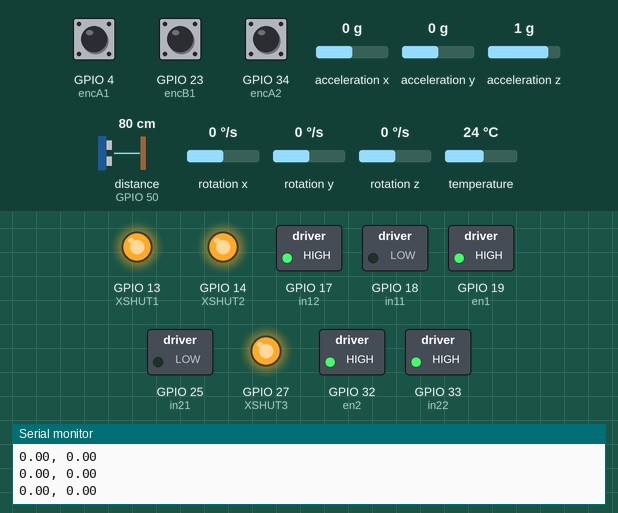
This sketch was run on a simulated ESP32. Shown: switched loads named in the sketch (green lamp = pin HIGH), output pins drawn as LEDs (lit = HIGH), the last lines printed to the serial monitor. The test bench sets the inputs (shaded band); at power-on: distance to the obstacle (sensor on GPIO 50) 80 cm, rotation z 0 °/s, GPIO 4 (encA1) HIGH, GPIO 23 (encB1) HIGH, GPIO 34 (encA2) HIGH, acceleration x 0 g, acceleration y 0 g, acceleration z 1 g, rotation x 0 °/s, rotation y 0 °/s, temperature 24 °C.

Above: at 8.8 s.
8.9 s: distance to the obstacle (sensor on GPIO 50) set to 15 cm
10.4 s: distance to the obstacle (sensor on GPIO 50) set to 11 cm
At 11.0 s:
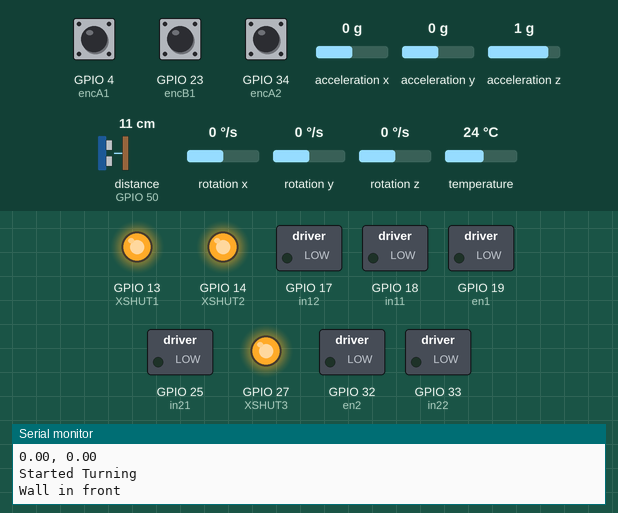
At 13.0 s:
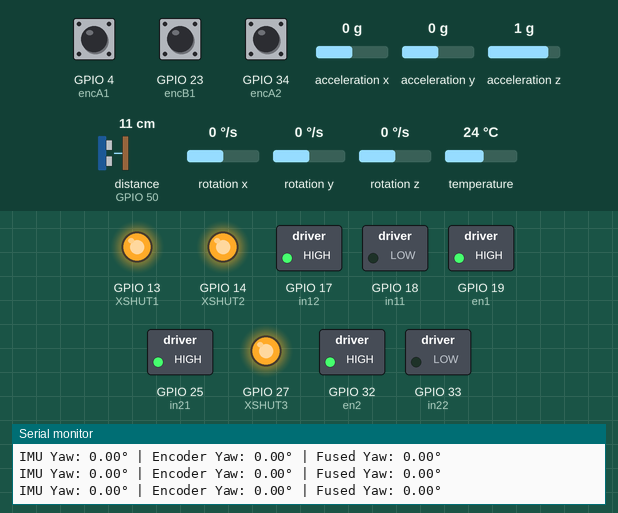
17.4 s: rotation z set to 29 °/s
20.4 s: rotation z set to 36 °/s
23.4 s: GPIO 4 (encA1) pulled LOW for 0.15 s
Timing chart, 0 to 27.5 s (numbered marks = the images above; inputs shaded):
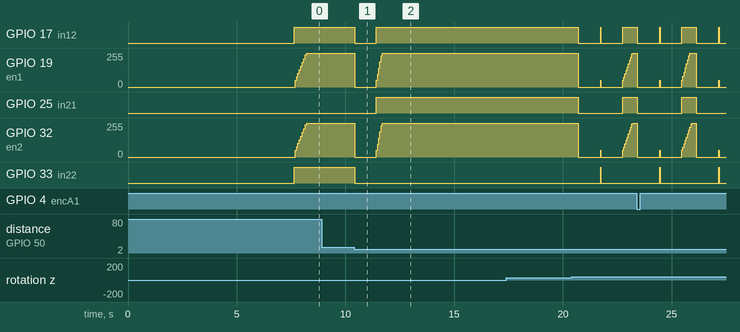

Measured:
- the behaviour switches between 13 and 12 cm on distance to the obstacle (sensor on GPIO 50) (found by bisection; images 0 and 1)
- after the input at 10.4 s, GPIO 17 (in12): HIGH → LOW at once, → HIGH 1.0 s later; GPIO 19 (en1), GPIO 32 (en2): 255/255 → 0/255 at once, → 255/255 1.0 s later; GPIO 25 (in21): LOW → HIGH after 1.0 s; GPIO 33 (in22): HIGH → LOW at once

The sketch:

Turn90.ino
```cpp
#include <Wire.h>
#include <Adafruit_VL53L0X.h>
#include <Adafruit_MPU6050.h>

// Create sensor objects
Adafruit_VL53L0X sensor1 = Adafruit_VL53L0X();  //right
Adafruit_VL53L0X sensor2 = Adafruit_VL53L0X();  //left
Adafruit_VL53L0X sensor3 = Adafruit_VL53L0X();  //front
Adafruit_MPU6050 mpu;
int rightReading, leftReading, frontReading;
// Define XSHUT pins
#define XSHUT1 13
#define XSHUT2 14
#define XSHUT3 27

// Robot parameters
const float WHEEL_CIRCUMFERENCE = PI * 0.045;  // Diameter = 0.045m
const float WHEEL_BASE = 0.092;                // Distance between wheels in meters
// PID constants
float Kp2 = 0.5;   // Proportional gain
float Ki2 = 0.2;   // Integral gain
float Kd2 = 0.05;  // Derivative gain

float Kp1 = 0.5;   // Proportional gain
float Ki1 = 0.2;   // Integral gain
float Kd1 = 0.05;  // Derivative gain
// PID variables for Motor 1
float previousError1 = 0;
float integral1 = 0;
float previousError1Rotate = 0;
float integral1Rotate = 0;

// PID variables for Motor 2
float previousError2 = 0;
float integral2 = 0;
float previousError2Rotate = 0;
float integral2Rotate = 0;

long previousTimeForward = 0;
long previousTimeRotate = 0;

const int motorRPMCalculationInterval = 50;  // Reduced interval for better responsiveness (ms)

int speed1 = 0;        // Initialize speed1
int speed2 = 0;        // Initialize speed2
int speed1Rotate = 0;  // Initialize speed1
int speed2Rotate = 0;  // Initialize speed2
// Yaw variables
float yawImu = 0.0;  // IMU-based yaw
float lastYawImu = 0;
float yawEncoder = 0.0;  // Encoder-based yaw
float yawEncoderBias = 0;
float yawOffset = 0;
float fusedYaw = 0.0;  // Fused yaw estimate
unsigned long lastTime = 0;
float gyroZOffset = 0.0;  // Calibration offset

// Complementary filter weight
const float ALPHA = 0.92;  // Weight for IMU (adjust based on testing)

// Motor 1
const byte encA1 = 4;
const byte encB1 = 23;
const byte en1 = 19;
volatile int pos1 = 0;  // Position in encoder ticks
int lastPos1 = 0;       // Last Position in encoder ticks
const byte in11 = 18;
const byte in12 = 17;
float angle1 = 0;
float rpm1 = 0;
const int ticksPerRevolution1 = 210;  // Adjust based on encoder specs

// Motor 2
const byte encA2 = 34;
const byte encB2 = 35;
const byte en2 = 32;
volatile int pos2 = 0;  // Position in encoder ticks
int lastPos2 = 0;       // Last Position in encoder ticks
const byte in21 = 25;
const byte in22 = 33;
float angle2 = 0;
float rpm2 = 0;
const int ticksPerRevolution2 = 210;  // Adjust based on encoder specs

float turningRPM = 30;

// Function declarations
void calculateRPM();
void controlMotor(int, int, int);
void updatePID(int, int, int, int);
void readEncoderChannelA1();
void readEncoderChannelA2();
void resetMPU6050();
void brake();
void setup() {
  Serial.begin(115200);

  // Initialize pins
  pinMode(encA1, INPUT_PULLUP);
  pinMode(encB1, INPUT_PULLUP);
  pinMode(encA2, INPUT_PULLUP);
  pinMode(encB2, INPUT_PULLUP);
  pinMode(in11, OUTPUT);
  pinMode(in12, OUTPUT);
  pinMode(in21, OUTPUT);
  pinMode(in22, OUTPUT);
  pinMode(en1, OUTPUT);
  pinMode(en2, OUTPUT);


  // Attach encoder interrupts
  attachInterrupt(encA1, readEncoderChannelA1, RISING);
  attachInterrupt(encA2, readEncoderChannelA2, RISING);


  Serial.println("Motors initialized.");

  Wire.begin();

  // Set XSHUT pins as outputs
  pinMode(XSHUT1, OUTPUT);
  pinMode(XSHUT2, OUTPUT);
  pinMode(XSHUT3, OUTPUT);

  digitalWrite(XSHUT1, LOW);
  digitalWrite(XSHUT2, LOW);
  digitalWrite(XSHUT3, LOW);

  delay(100);


  // Initialize the sensors one by one

  // Sensor 1
  digitalWrite(XSHUT1, HIGH);  // Power on sensor 1
  delay(150);                  // Increased delay
  if (!sensor1.begin(0x30)) {  // Change to unique address
    Serial.println("Failed to initialize sensor 1");
    while (1)
      ;
  }


  // Sensor 2
  digitalWrite(XSHUT2, HIGH);  // Power on sensor 2
  delay(150);                  // Wait for sensor to initialize
  if (!sensor2.begin(0x31)) {  // Change to unique address
    Serial.println("Failed to initialize sensor 2");
    while (1)
      ;
  }


  // Sensor 3
  digitalWrite(XSHUT3, HIGH);  // Power on sensor 3
  delay(150);                  // Wait for sensor to initialize
  if (!sensor3.begin(0x32)) {  // Change to unique address
    Serial.println("Failed to initialize sensor 3");
    while (1)
      ;
  }


  // Initialize MPU6050
  if (!mpu.begin()) {
    Serial.println("Failed to find MPU6050 chip");
    while (1) delay(10);
  }
  mpu.setGyroRange(MPU6050_RANGE_250_DEG);
  mpu.setFilterBandwidth(MPU6050_BAND_21_HZ);

  // Calibrate gyro (robot MUST be stationary here!)
  calibrateGyro();
  lastTime = millis();

  // Set initial motor directions
  digitalWrite(in11, LOW);
  digitalWrite(in12, HIGH);

  digitalWrite(in21, LOW);
  digitalWrite(in22, HIGH);
sensor3.startRangeContinuous();
  // Set initial motor speeds
  // analogWrite(en1, motorSpeed);
  // analogWrite(en2, motorSpeed);

}

void loop() {
  while(!sensor3.isRangeComplete()){Serial.println("Stuck");}
  //if (sensor3.isRangeComplete()) {
    //Serial.print("Sensor3: ");
    frontReading = sensor3.readRangeResult();

    //Serial.println(frontReading);

    sensor3.startRangeContinuous();
  //}
  // VL53L0X_RangingMeasurementData_t measure;

  // // Take a single measurement
  // sensor3.rangingTest(&measure, true);  // `false` = non-blocking
  // if (measure.RangeStatus != 4) {  // Check if measurement is valid
  //   frontReading = measure.RangeMilliMeter;
  // } else {
  //   Serial.println("Out of range");
  // }
  unsigned long currentTime = millis();
  float timeDifference = currentTime - previousTimeForward;

  if (timeDifference >= motorRPMCalculationInterval) {
    previousTimeForward = currentTime;

    calculateRPM();


    Serial.print(rpm1);
    Serial.print(", ");
    Serial.println(rpm2);

    // Update PID controllers for both motors
    updatePID(50, 1, 1, 0);
  }
  // // Update IMU yaw
  // updateImuYaw();

  // // Update encoder yaw
  // float deltaYaw = getEncoderYawAngle();
  // yawEncoder += deltaYaw;

  // // Fuse yaw estimates
  // fusedYaw = ALPHA * yawImu + (1 - ALPHA) * yawEncoder;


  if (frontReading <= 120) {
    resetMPU6050();
    Serial.println("Started Turning");
    // Calculate and display RPM
    Serial.println("Wall in front");
    brake();
    delay(1000);


    while (fusedYaw < 90) {
      currentTime = millis();
      timeDifference = currentTime - previousTimeRotate;
      // Calculate and display RPM
      if (timeDifference >= motorRPMCalculationInterval) {
        previousTimeRotate = currentTime;

        calculateRPM();

        // Print to Serial Monitor

        Serial.print(rpm1);
        Serial.print(", ");
        Serial.println(rpm2);

        // Update PID controllers for both motors
        updatePID(50, 0, 0, 0);
      }
      Serial.print("IMU Yaw: ");
      Serial.print(yawImu);
      Serial.print("° | Encoder Yaw: ");
      Serial.print(yawEncoder - yawEncoderBias);
      Serial.print("° | Fused Yaw: ");
      Serial.print(fusedYaw);
      Serial.println("°");
      // Update IMU yaw
      updateImuYaw();

      // Update encoder yaw
      float deltaYaw = getEncoderYawAngle();
      yawEncoder += deltaYaw;

      // Fuse yaw estimates
      fusedYaw = ALPHA * yawImu + (1 - ALPHA) * (yawEncoder - yawEncoderBias);
    }
    Serial.println("Finished Turning");
    yawImu = 0;
    yawEncoderBias = yawEncoder;
    fusedYaw = 0;
    speed1 = 0;
    speed1Rotate = 0;
    speed2 = 0;
    speed2Rotate = 0;
    integral1 = 0;
    integral1Rotate = 0;
    integral2 = 0;
    integral2Rotate = 0;
    previousError1 = 0;
    previousError1Rotate = 0;
    previousError2 = 0;
    previousError2Rotate = 0;
    brake();
    delay(1000);
    // digitalWrite(in11, LOW);
    // digitalWrite(in12, HIGH);
    // digitalWrite(in21, LOW);
    // digitalWrite(in22, HIGH);
    // analogWrite(en1, speed1);
    // analogWrite(en2, speed2);
  }
}


void calculateRPM() {
  int currentPosition1 = pos1;
  int currentPosition2 = pos2;

  int deltaPos1 = currentPosition1 - lastPos1;  // Calculate ticks since last check
  int deltaPos2 = currentPosition2 - lastPos2;  // Calculate ticks since last check
  lastPos1 = pos1;                              // Update last position
  lastPos2 = pos2;                              // Update last position

  // Calculate RPM
  float timeInterval = motorRPMCalculationInterval / 1000.0;  // Time interval in seconds

  rpm1 = (deltaPos1 / (float)ticksPerRevolution1) / timeInterval * 60.0;
  rpm2 = (deltaPos2 / (float)ticksPerRevolution2) / timeInterval * 60.0;
}

void controlMotor(int motorIndex, int speed, int dir) {
  if (motorIndex == 0) {
    if (dir == 0) {
      digitalWrite(in11, HIGH);
      digitalWrite(in12, LOW);
    } else {
      digitalWrite(in11, LOW);
      digitalWrite(in12, HIGH);
    }
    analogWrite(en1, speed);
  } else {
    if (dir == 0) {
      digitalWrite(in21, HIGH);
      digitalWrite(in22, LOW);
    } else {
      digitalWrite(in21, LOW);
      digitalWrite(in22, HIGH);
    }
    analogWrite(en2, speed);
  }
}

void updatePID(int desiredRPM, int sameDirection, int forward, int right) {
  // PID for Motor 1
  float error1 = (desiredRPM - abs(rpm1));  // Error for Motor 1
  if (sameDirection) {
    integral1 += error1 * (motorRPMCalculationInterval / 1000.0);  // Integral term
    integral1 = constrain(integral1, -1000, 1000);                 // Integral windup protection
    // Reset integral for small errors
    if (abs(error1) < 5) integral1 = 0;

  } else {
    integral1Rotate += error1 * (motorRPMCalculationInterval / 1000.0);  // Integral term
    integral1Rotate = constrain(integral1Rotate, -1000, 1000);           // Integral windup protection
    // Reset integral for small errors
    if (abs(error1) < 5) integral1Rotate = 0;
  }

  float derivative1 = (error1 - previousError1) / (motorRPMCalculationInterval / 1000.0);  // Derivative term
  float output1 = Kp1 * error1 + Ki1 * integral1 + Kd1 * derivative1;                      // PID output
  output1 = constrain(output1, -50, 50);                                                   // Limit PID output

  //speed1 = constrain(speed1 + output1, 50, 255);  // Adjust speed within bounds

  // PID for Motor 2
  float error2 = desiredRPM - abs(rpm2);  // Error for Motor 2
  if (sameDirection) {
    integral2 += error2 * (motorRPMCalculationInterval / 1000.0);  // Integral term
    integral2 = constrain(integral2, -1000, 1000);                 // Integral windup protection

    // Reset integral for small errors
    if (abs(error2) < 5) integral2 = 0;
  } else {
    integral2Rotate += error2 * (motorRPMCalculationInterval / 1000.0);  // Integral term
    integral2Rotate = constrain(integral2Rotate, -1000, 1000);           // Integral windup protection

    // Reset integral for small errors
    if (abs(error2) < 5) integral2Rotate = 0;
  }
  float derivative2 = (error2 - previousError2) / (motorRPMCalculationInterval / 1000.0);  // Derivative term
  float output2 = Kp2 * error2 + Ki2 * integral2 + Kd2 * derivative2;                      // PID output
  output2 = constrain(output2, -50, 50);                                                   // Limit PID output

  //speed2 = constrain(speed2 + output2, 50, 255);  // Adjust speed within bounds

  if (sameDirection) {
    speed1 = constrain(speed1 + output1, 50, 255);  // Adjust speed within bounds
    speed2 = constrain(speed2 + output2, 50, 255);  // Adjust speed within bounds
    if (forward) {
      controlMotor(0, speed1, 1);  // Control Motor 1
      controlMotor(1, speed2, 1);  // Control Motor 2
    } else {
      controlMotor(0, speed1, 0);  // Control Motor 1
      controlMotor(1, speed2, 0);  // Control Motor 2
    }
    previousError1 = error1;  // Update previous error
    previousError2 = error2;  // Update previous error
  } else {
    speed1Rotate = constrain(speed1Rotate + output1, 50, 255);  // Adjust speed within bounds
    speed2Rotate = constrain(speed2Rotate + output2, 50, 255);  // Adjust speed within bounds
    if (right) {
      controlMotor(0, speed1Rotate, 0);  // Control Motor 1
      controlMotor(1, speed2Rotate, 1);  // Control Motor 2
    } else {
      controlMotor(0, speed1Rotate, 1);  // Control Motor 1
      controlMotor(1, speed2Rotate, 0);  // Control Motor 2
    }
    previousError1Rotate = error1;  // Update previous error
    previousError2Rotate = error2;  // Update previous error
  }
}

void readEncoderChannelA1() {
  int b = digitalRead(encB1);
  if (b == 0) {
    pos1 += 1;
  } else {
    pos1 -= 1;
  }
}

void readEncoderChannelA2() {
  int b = digitalRead(encB2);
  if (b == 0) {
    pos2 += 1;
  } else {
    pos2 -= 1;
  }
}

void calibrateGyro() {
  Serial.println("Calibrating gyro...");
  delay(1000);  // Ensure robot is stationary

  const int samples = 500;
  for (int i = 0; i < samples; i++) {
    sensors_event_t a, g, temp;
    mpu.getEvent(&a, &g, &temp);
    gyroZOffset += g.gyro.z;
    delay(10);
  }
  gyroZOffset /= samples;  // Average bias
  Serial.print("Calibrated gyro bias: ");
  Serial.println(gyroZOffset);
}
float getEncoderYawAngle() {
  // Calculate wheel displacements
  float delta_s1 = (pos1 - lastPos1) * WHEEL_CIRCUMFERENCE / ticksPerRevolution1;
  float delta_s2 = (pos2 - lastPos2) * WHEEL_CIRCUMFERENCE / ticksPerRevolution2;

  // Update last positions
  lastPos1 = pos1;
  lastPos2 = pos2;

  // Return delta yaw (degrees)
  return (delta_s2 - delta_s1) / WHEEL_BASE * (180.0 / PI);
}
void updateImuYaw() {
  sensors_event_t a, g, temp;
  mpu.getEvent(&a, &g, &temp);

  // Calculate time difference
  unsigned long currentTime = millis();
  float dt = (currentTime - lastTime) / 1000.0;  // Seconds
  lastTime = currentTime;

  // Integrate gyro (subtract bias first)
  float deltaYaw = (g.gyro.z - gyroZOffset) * dt * (180.0 / M_PI);  // Rad/s to °/s

  // Check if the change in yaw is significant
  if (fabs(deltaYaw) > 0.1) {
    yawImu += deltaYaw;
  }
}

void resetMPU6050() {
  // Initialize MPU6050
  if (!mpu.begin()) {
    Serial.println("Failed to find MPU6050 chip");
    while (1) delay(10);
  }
  mpu.setGyroRange(MPU6050_RANGE_500_DEG);
  mpu.setFilterBandwidth(MPU6050_BAND_21_HZ);
  delay(10);
}
void brake() {
  digitalWrite(in11, LOW);
  digitalWrite(in12, LOW);
  digitalWrite(in21, LOW);
  digitalWrite(in22, LOW);
  analogWrite(en1, 0);
  analogWrite(en2, 0);
}
```
